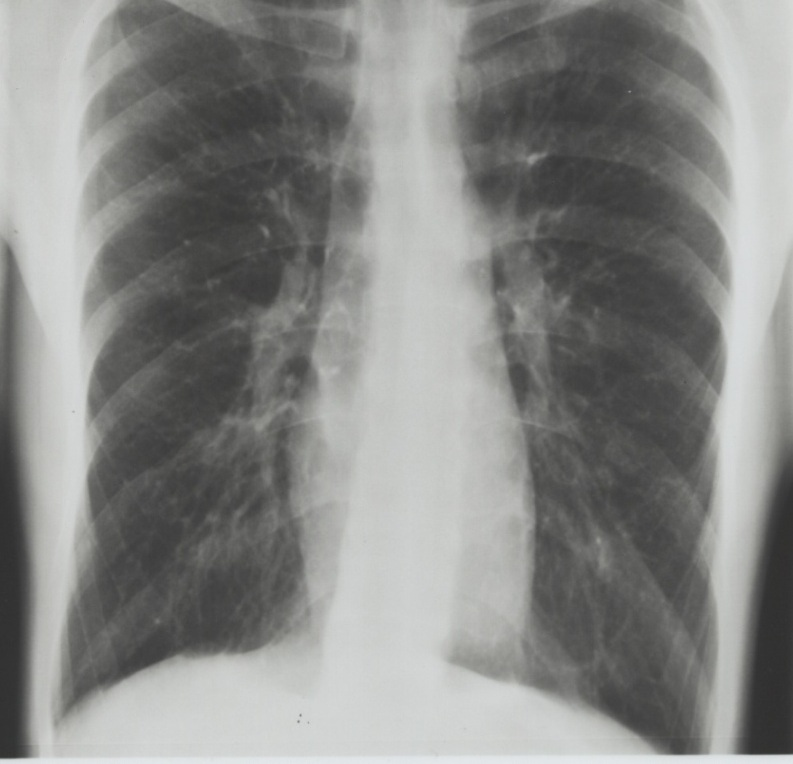
#> input picture test_imgs/xray.jpg, 793 x 764 px, found by its file name
$ python main.py
#> lines starting #> are read from the running program, lines starting #| are printed output that depends on the picture

import cv2
from PIL import Image
from numpy.fft import fft
import numpy as np

def img_enhance_01 (path_im):
    # read the original image
    #img = Image.open('orig_chest_xray.tif')
    img = Image.open(path_im).convert('L')
    # compute fft shoft of the original img
    npFFT = np.fft.fft2(img) # Calculate FFT
    npFFTS = np.fft.fftshift(npFFT)  # Shift the FFT to center it

    # compute HFE filter using Guassian High-pass filter
    print('this shape is ',npFFTS.shape)
    (P, Q) = npFFTS.shape
    H = np.zeros((P,Q))
    D0 = 40
    for u in range(P):
        for v in range(Q):
            H[u, v] = 1.0 - np.exp(- ((u - P / 2.0) ** 2 + (v - Q / 2.0) ** 2) / (2 * (D0 ** 2)))
    k1 = 0.5 ; k2 = 0.75
    HFEfilt = k1 + k2 * H # Apply High-frequency emphasis

    #Apply the HFE filter  (by multiplying HFE with the FFT of original image
    HFE = HFEfilt * npFFTS

    #Perform the inverse Fourier transform and generate an image to view the results.
    """
    Implement 2D-FFT algorithm

    Input : Input Image
    Output : 2D-FFT of input image
    """
    def fft2d(image):
        # 1) compute 1d-fft on columns

        fftcols = np.array([fft(row) for row in image]).transpose()

        # 2) next, compute 1d-fft on in the opposite direction (for each row) on the resulting values
        return np.array([fft(row) for row in fftcols]).transpose()


    #Perform IFFT (implemented here using the np.fft function)
    HFEfinal = (np.conjugate(fft2d(np.conjugate(HFE)))) / (P * Q)
    return HFEfinal

def img_enhance_02(img_o):
    #Calculate Probability density function
    # (you can also use the in-built np.histogram function)
    #calculate pdf
    #cv2.imread(path_im,0)
    W,H = img_o.shape
    numofpixels = W * H
    freq = {}
    probf = {}
    for i in range(1, W):
        for j in range(1, H):
            value = img_o[i, j]
            Lk = list(freq.keys() )
            if value not in Lk :
                freq[value]= 0
            freq[value] += 1
            probf[value] = freq[value] / numofpixels
    print(' P1')
    #Calculate Cumulative Density function
    sum = 0
    num_bins = 255
    cum = {}
    probc = {}
    output = {}
    # calculate CDF
    Lk = list(freq.keys())
    for i in Lk:
        sum = sum + freq[i]
        cum[i] = sum
        probc[i] = cum[i] / numofpixels
        output[i] = round(probc[i] * num_bins)

    # Final Histogram Equalization image
    histImg = np.zeros((W,H),dtype=np.uint8)
    for i in range(1, W):
        for j in range(1, H):
            histImg[i,j] = output[img_o[i, j]]
    return histImg

if __name__ == '__main__':
    img_path= r'test_imgs\xray.jpg'

    im_orig = cv2.imread(img_path)
#> im_orig is the input picture: shape (764, 793, 3); mean B, G, R 133.6, 135.6, 134.9
    cv2.imshow('img orig',im_orig)
    img1 = img_enhance_01(img_path)
#| this shape is  (764, 793)
#> after the loop in img_enhance_01, `for u in range(P):`:
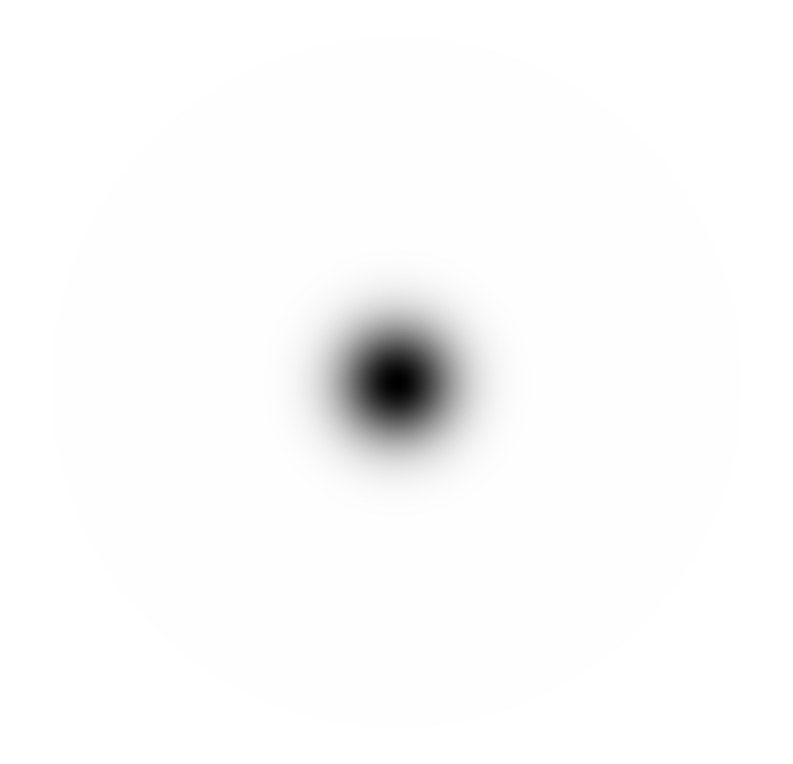
#> H: shape (764, 793) float64; min 7.81e-05, max 1, mean 0.983
    cv2.imshow('test 1',img1.astype(np.uint8))
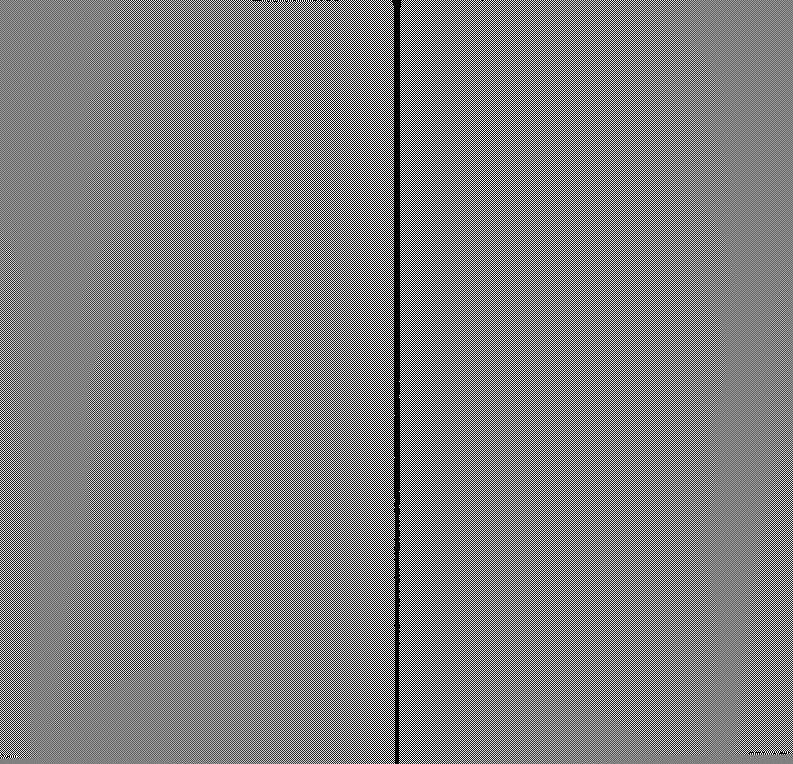
#> window 'test 1': shape (764, 793); min 0, max 255, mean 127.1

    img1 = cv2.imread(img_path,0)
    img2 = img_enhance_02(img1)
#> after the loop in img_enhance_02, `for i in range(1, W):`: freq = 186 items
#> in img_enhance_02, `Lk = list(freq.keys())`: Lk = 186 values, max 232 at index 185, min 47 at index 173, mean 139.5
#> the loop in img_enhance_02, `for i in Lk:` made 186 passes
#> (i, sum) on passes 1 to 3: (197, 6116), (195, 11340), (194, 16513)
#> after the loop in img_enhance_02, `for i in Lk:`: cum = 186 items; sum = 604296
#> after the loop in img_enhance_02, `for i in range(1, W):`:
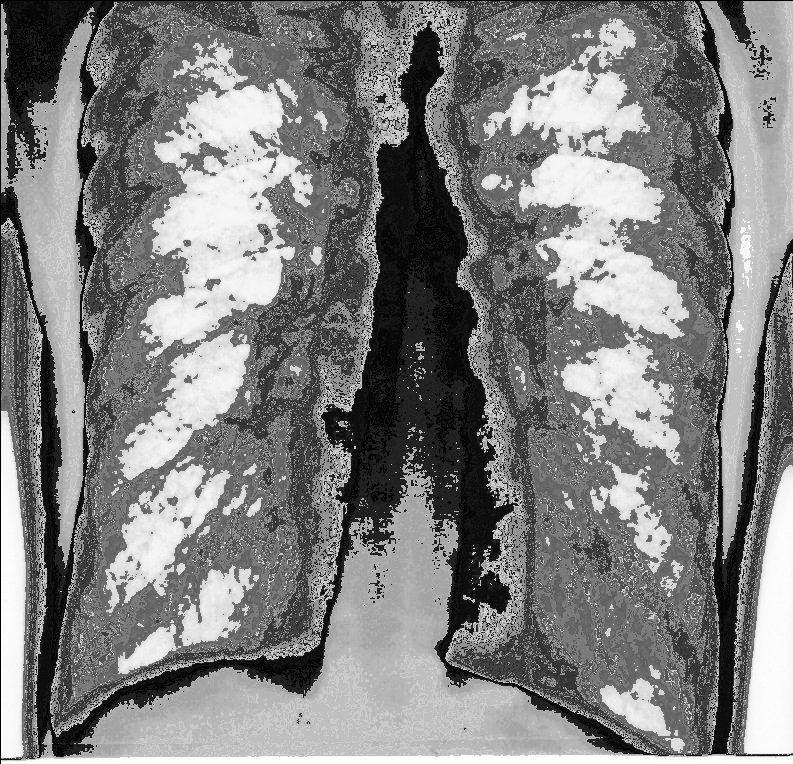
#> histImg: shape (764, 793); min 0, max 254, mean 127.9
    print(img2.shape)
#| (764, 793)
    cv2.imshow('test 2',img2)
    cv2.waitKey(0)
